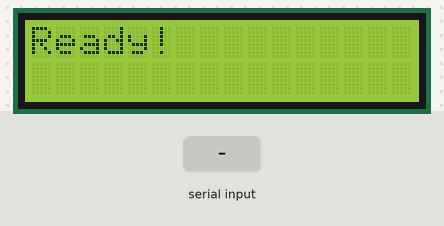
The sketch below on a simulated Arduino Uno, built with avr-gcc and run on an emulated ATmega328P. On the bench: 16×2 character LCD. Inputs (shaded band) come from the test bench. What the sketch prints to the serial monitor is not drawn.

Above: at 3.1 s.
5.3 s: "1\n" received over the second serial link
At 6.0 s:
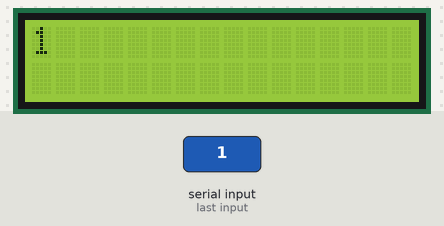
6.8 s: "0\n" received over the second serial link
At 7.2 s:
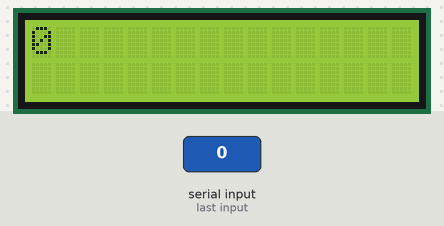
8.3 s: "2\n" received over the second serial link
At 9.5 s:
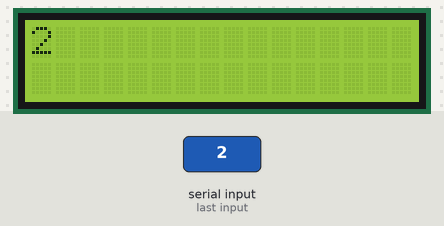
Timing chart, 0 to 11.3 s (numbered marks = the images above; inputs shaded):
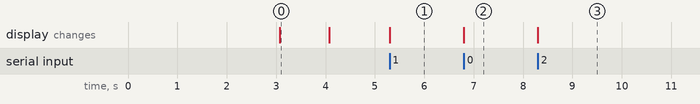

The sketch:

smart_notice_board.ino
```cpp
#include <LiquidCrystal.h>
#include <SoftwareSerial.h>

// Create LiquidCrystal Object for LCD (RS, E, D4, D5, D6, D7)
LiquidCrystal lcd(4, 5, 6, 7, 8, 9);

// Define SoftwareSerial for Bluetooth (RX, TX)
SoftwareSerial mySerial(2, 3);  // Connect Bluetooth TX to Pin 2, RX to Pin 3

String val = "";      // To store incoming Bluetooth data
String oldval = "";   // To compare previous message
int i = 0;            // Cursor position on LCD

void setup() {
  lcd.begin(16, 2);        // Initialize 16x2 LCD
  mySerial.begin(9600);    // Start Bluetooth communication
  Serial.begin(9600);      // Start Serial monitor for debugging

  lcd.setCursor(0, 0);
  lcd.print("BYTE BUILDERS");
  lcd.setCursor(0, 1);
  lcd.print("Waiting for input...");
  delay(3000);  // 3-second delay
  lcd.clear();
  lcd.print("Ready!");
  delay(1000);
  lcd.clear();
}

void loop() {
  // Check for new Bluetooth input
  if (mySerial.available()) {
    char receivedChar = mySerial.read();
    val += receivedChar;

    // Check for newline character or end of input
    if (receivedChar == '\n' || receivedChar == '\r') {
      val.trim();  // Clean up the input
      Serial.println("Received: " + val);

      if (val != oldval) {
        oldval = val;
        i = 0;             // Reset cursor
        lcd.clear();       // Clear only on new message
      }

      lcd.setCursor(i, 0);
      lcd.print(val);      // Display on LCD
      val = "";            // Clear value for next input
      delay(100);          // Short delay
    }
  }

  // Scroll the display or wrap text
  i++;
  if (i >= 16) {
    i = 0;
  }
}
```

Measured:
- after the input at 5.3 s, the display: changes at once (image 1)
- after the input at 6.8 s, the display: changes at once (image 2)
- after the input at 8.3 s, the display: changes at once (image 3)
- what the display in image 0 shows lasts 1.0 s, from 3.1 s to 4.1 s
